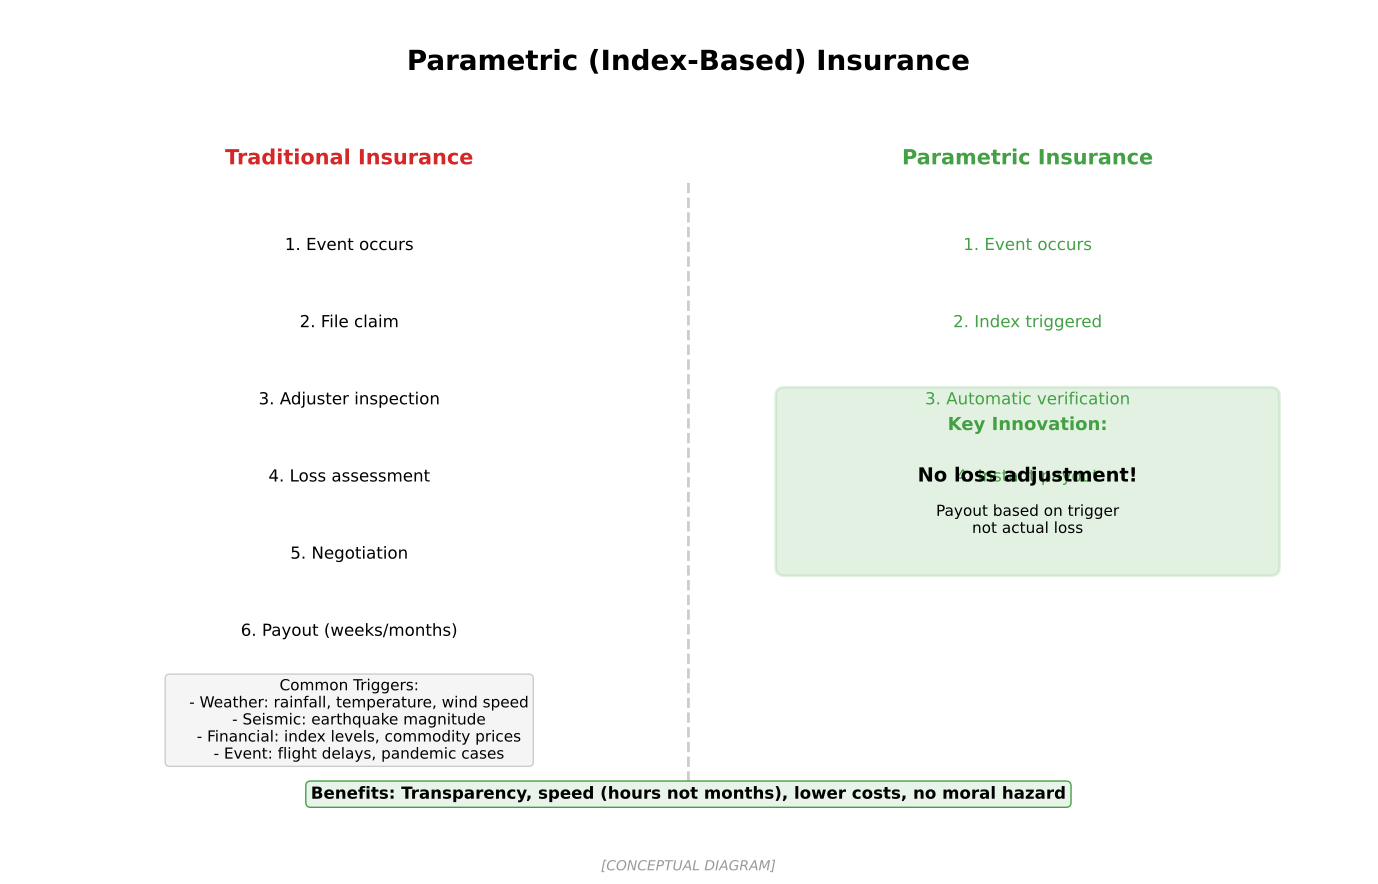

Write the Python code that produced this figure.
"""
Parametric Insurance Concept
Shows how parametric/index-based insurance works

Output: parametric_concept.pdf
Module: module_01_fintech
Lesson: 9 - InsurTech
"""

from pathlib import Path
import matplotlib.pyplot as plt
import matplotlib.patches as mpatches
import numpy as np

CHART_METADATA = {
    'title': 'Parametric Insurance Concept',
    'module': 'module_01_fintech',
    'lesson': 9,
    'url': 'https://github.com/Digital-AI-Finance/digital-finance/tree/main/module_01_fintech/figures/parametric_concept'
}

plt.rcParams.update({
    'font.size': 14,
    'axes.labelsize': 14,
})

def create_chart():
    """Create parametric insurance concept diagram"""
    fig, ax = plt.subplots(figsize=(14, 9))
    ax.set_xlim(0, 14)
    ax.set_ylim(0, 10)
    ax.axis('off')

    # Title
    ax.text(7, 9.3, 'Parametric (Index-Based) Insurance', fontsize=20, fontweight='bold', ha='center')

    # Traditional vs Parametric comparison
    ax.text(3.5, 8.2, 'Traditional Insurance', fontsize=15, fontweight='bold', ha='center', color='#D62728')
    ax.text(10.5, 8.2, 'Parametric Insurance', fontsize=15, fontweight='bold', ha='center', color='#44A044')

    # Dividing line
    ax.plot([7, 7], [1, 8], color='#CCCCCC', lw=2, ls='--')

    # Traditional process
    trad_steps = [
        'Event occurs',
        'File claim',
        'Adjuster inspection',
        'Loss assessment',
        'Negotiation',
        'Payout (weeks/months)'
    ]
    for i, step in enumerate(trad_steps):
        ax.text(3.5, 7.2 - i*0.9, f'{i+1}. {step}', fontsize=12, ha='center')

    # Parametric process
    param_steps = [
        'Event occurs',
        'Index triggered',
        'Automatic verification',
        'Instant payout',
        '',
        ''
    ]
    for i, step in enumerate(param_steps[:4]):
        ax.text(10.5, 7.2 - i*0.9, f'{i+1}. {step}', fontsize=12, ha='center',
               color='#44A044' if step else 'white')

    # Key difference highlight
    diff_box = mpatches.FancyBboxPatch((8, 3.5), 5, 2,
                                        boxstyle='round,pad=0.1',
                                        facecolor='#44A044', alpha=0.15,
                                        edgecolor='#44A044', lw=2)
    ax.add_patch(diff_box)
    ax.text(10.5, 5.1, 'Key Innovation:', fontsize=13, fontweight='bold', ha='center', color='#44A044')
    ax.text(10.5, 4.5, 'No loss adjustment!', fontsize=14, fontweight='bold', ha='center')
    ax.text(10.5, 3.9, 'Payout based on trigger\nnot actual loss', fontsize=11, ha='center')

    # Example triggers
    triggers = """Common Triggers:
    - Weather: rainfall, temperature, wind speed
    - Seismic: earthquake magnitude
    - Financial: index levels, commodity prices
    - Event: flight delays, pandemic cases"""

    ax.text(3.5, 2.2, triggers, ha='center', fontsize=11, va='top',
           bbox=dict(boxstyle='round', facecolor='#F5F5F5', edgecolor='#CCCCCC'))

    # Benefits
    benefits = "Benefits: Transparency, speed (hours not months), lower costs, no moral hazard"
    ax.text(7, 0.8, benefits, ha='center', fontsize=12, fontweight='bold',
           bbox=dict(boxstyle='round', facecolor='#E8F4EA', edgecolor='#44A044'))

    # Source
    fig.text(0.5, 0.02, '[CONCEPTUAL DIAGRAM]',
            fontsize=10, ha='center', style='italic', color='#999999')

    plt.tight_layout()

    output_path = Path(__file__).parent / 'parametric_concept.pdf'
    plt.savefig(output_path, format='pdf', dpi=300, bbox_inches='tight')
    plt.close()
    print(f"Chart saved to: {output_path}")
    return output_path

if __name__ == '__main__':
    create_chart()
